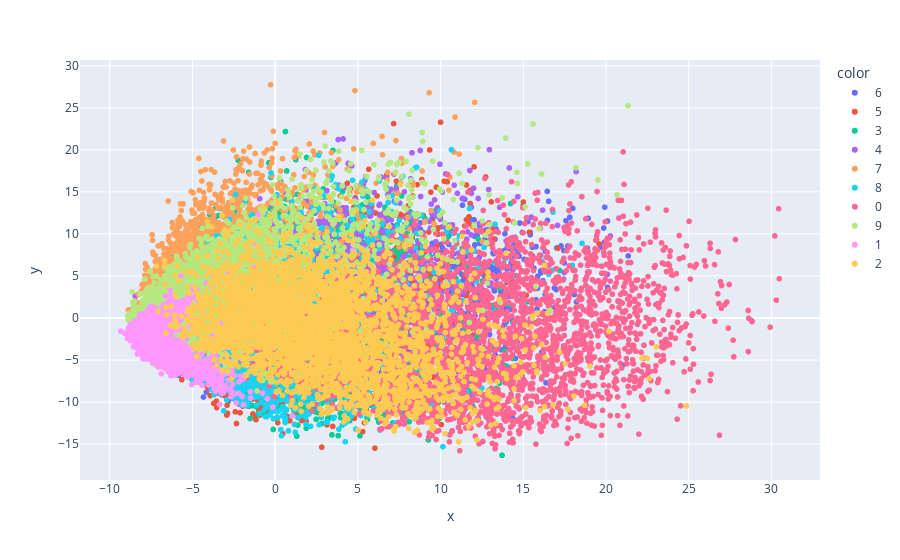

The notebook cell this image was saved under:
### Code cell
# Plot the points see the graph
y_train_trf = y_train.astype(str)

fig = px.scatter(
    x= X_train_trf[:, 0],
    y= X_train_trf[:, 1],
    color=y_train_trf,
    
)

fig.show()

### Figure 1 — Plotly figure (JSON) as saved in the notebook; plotly's stock layout.template omitted (floating-point values rounded to 4 significant figures; data arrays with more than 128 entries replaced by an {"elided": "..."} marker saying what was removed)
{"data": [{"hovertemplate": "color=6<br>x=%{x}<br>y=%{y}<extra></extra>", "legendgroup": "6", "marker": {"color": "#636efa", "symbol": "circle"}, "mode": "markers", "name": "6", "showlegend": true, "type": "scattergl", "x": {"elided": "3352 float values"}, "xaxis": "x", "y": {"elided": "3352 float values"}, "yaxis": "y"}, {"hovertemplate": "color=5<br>x=%{x}<br>y=%{y}<extra></extra>", "legendgroup": "5", "marker": {"color": "#EF553B", "symbol": "circle"}, "mode": "markers", "name": "5", "showlegend": true, "type": "scattergl", "x": {"elided": "3093 float values"}, "xaxis": "x", "y": {"elided": "3093 float values"}, "yaxis": "y"}, {"hovertemplate": "color=3<br>x=%{x}<br>y=%{y}<extra></extra>", "legendgroup": "3", "marker": {"color": "#00cc96", "symbol": "circle"}, "mode": "markers", "name": "3", "showlegend": true, "type": "scattergl", "x": {"elided": "3414 float values"}, "xaxis": "x", "y": {"elided": "3414 float values"}, "yaxis": "y"}, {"hovertemplate": "color=4<br>x=%{x}<br>y=%{y}<extra></extra>", "legendgroup": "4", "marker": {"color": "#ab63fa", "symbol": "circle"}, "mode": "markers", "name": "4", "showlegend": true, "type": "scattergl", "x": {"elided": "3233 float values"}, "xaxis": "x", "y": {"elided": "3233 float values"}, "yaxis": "y"}, {"hovertemplate": "color=7<br>x=%{x}<br>y=%{y}<extra></extra>", "legendgroup": "7", "marker": {"color": "#FFA15A", "symbol": "circle"}, "mode": "markers", "name": "7", "showlegend": true, "type": "scattergl", "x": {"elided": "3508 float values"}, "xaxis": "x", "y": {"elided": "3508 float values"}, "yaxis": "y"}, {"hovertemplate": "color=8<br>x=%{x}<br>y=%{y}<extra></extra>", "legendgroup": "8", "marker": {"color": "#19d3f3", "symbol": "circle"}, "mode": "markers", "name": "8", "showlegend": true, "type": "scattergl", "x": {"elided": "3228 float values"}, "xaxis": "x", "y": {"elided": "3228 float values"}, "yaxis": "y"}, {"hovertemplate": "color=0<br>x=%{x}<br>y=%{y}<extra></extra>", "legendgroup": "0", "marker": {"color": "#FF6692", "symbol": "circle"}, "mode": "markers", "name": "0", "showlegend": true, "type": "scattergl", "x": {"elided": "3316 float values"}, "xaxis": "x", "y": {"elided": "3316 float values"}, "yaxis": "y"}, {"hovertemplate": "color=9<br>x=%{x}<br>y=%{y}<extra></extra>", "legendgroup": "9", "marker": {"color": "#B6E880", "symbol": "circle"}, "mode": "markers", "name": "9", "showlegend": true, "type": "scattergl", "x": {"elided": "3350 float values"}, "xaxis": "x", "y": {"elided": "3350 float values"}, "yaxis": "y"}, {"hovertemplate": "color=1<br>x=%{x}<br>y=%{y}<extra></extra>", "legendgroup": "1", "marker": {"color": "#FF97FF", "symbol": "circle"}, "mode": "markers", "name": "1", "showlegend": true, "type": "scattergl", "x": {"elided": "3775 float values"}, "xaxis": "x", "y": {"elided": "3775 float values"}, "yaxis": "y"}, {"hovertemplate": "color=2<br>x=%{x}<br>y=%{y}<extra></extra>", "legendgroup": "2", "marker": {"color": "#FECB52", "symbol": "circle"}, "mode": "markers", "name": "2", "showlegend": true, "type": "scattergl", "x": {"elided": "3331 float values"}, "xaxis": "x", "y": {"elided": "3331 float values"}, "yaxis": "y"}], "layout": {"legend": {"title": {"text": "color"}, "tracegroupgap": 0}, "margin": {"t": 60}, "xaxis": {"anchor": "y", "domain": [0, 1], "title": {"text": "x"}}, "yaxis": {"anchor": "x", "domain": [0, 1], "title": {"text": "y"}}}}
